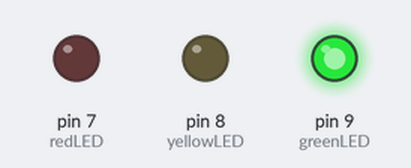
This sketch was run on a simulated Arduino Uno, built with avr-gcc and run on an emulated ATmega328P. Parts: output pins drawn as LEDs (lit = HIGH).

Above: at 1.5 s.
At 7.5 s:
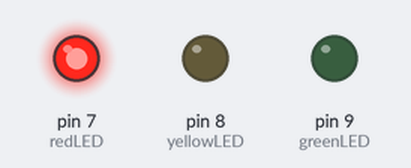
At 12.0 s:
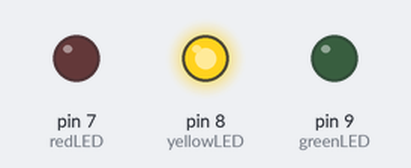
Timing chart, 0 to 18.2 s (numbered marks = the images above):
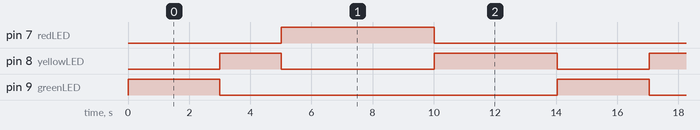

The sketch:

semafor.ino
```cpp
// C++ code
//

int redLED = 7;
int yellowLED = 8;
int greenLED = 9;

int counter = 0;

void setup()
{
  pinMode(greenLED, OUTPUT);
  pinMode(yellowLED, OUTPUT);
  pinMode(redLED, OUTPUT);
}

void loop()
{
  //maximum delay 10 ms, every value should be divided by 10. Ex: 3 s = 3000 ms = 300 units (for the counter)
  counter++;

  if(counter <= 300)
  {
    digitalWrite(greenLED, HIGH);
    digitalWrite(yellowLED, LOW);
    digitalWrite(redLED, LOW);
  }
  else if(counter>300 && counter <= 500)
  {
    digitalWrite(greenLED, LOW);
    digitalWrite(yellowLED, HIGH);
    digitalWrite(redLED, LOW);
  }
  else if(counter>500 && counter <= 1000)
  {
    digitalWrite(greenLED, LOW);
    digitalWrite(yellowLED, LOW);
    digitalWrite(redLED, HIGH);
  }
  else if(counter>1000 && counter <= 1400)
  {
    digitalWrite(greenLED, LOW);
    digitalWrite(yellowLED, HIGH);
    digitalWrite(redLED, LOW);
  }
  else
  {
    counter = 0;
  }
  delay(10);
}
```

Measured:
- by itself, pin 7 (redLED): alternates HIGH for 5.0 s and LOW for 9.0 s
- by itself, pin 8 (yellowLED): repeats every 14.0 s: LOW 5.0 s, HIGH 4.0 s, LOW 3.0 s, HIGH 2.0 s
- by itself, pin 9 (greenLED): alternates HIGH for 3.0 s and LOW for 11.0 s
